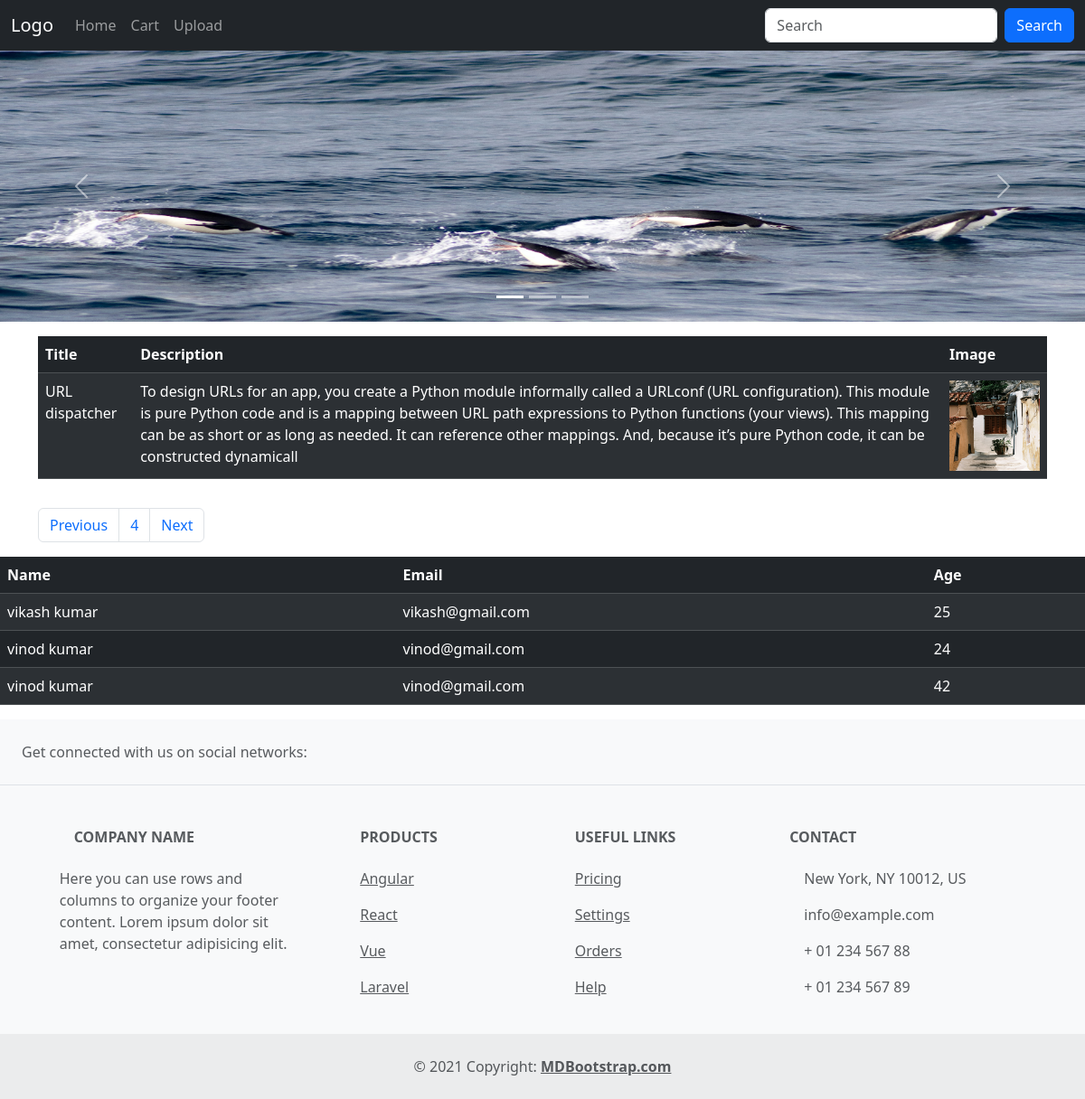
/?id=3, run on the app's committed database.
### shop/models.py (models this page shows)
class Article(models.Model):
    id = IntegerField(auto_created=True,unique=True,primary_key=True)
    title = CharField(max_length=255)
    description = TextField(null=False)
    picture = models.ImageField(upload_to= "pictures")

class Customers(models.Model):
    name = CharField(max_length=70)
    email = EmailField(max_length=255)
    age = IntegerField()

### shop/views.py (the view)
# urls.py: path('', views.shop_home, name='index'),
def shop_home(request):
    id = request.GET.get("id",1)
    art_id = int(id)
    try:
        articles = Article.objects.all()[art_id:art_id+1]
        customers = Customers.objects.all()[:3]
    except:
        return render(request,'404.html')
    return render(request, 'index.html',{"customers":customers,"articles":articles})

### shop/templates/index.html
{% extends 'components/base.html' %}
{% load  static %}
{% block content %}
<div class="container pt-3 pb-3">
{% if articles %}
<table class="table table-dark table-striped">
  <thead>
    <tr>
      <th>Title</th>
      <th>Description</th>
      <th>Image</th>
    </tr>
  </thead>
  <tbody>
  {% for article in articles %}
    <tr>
      <td>{{ article.title }}</td>
      <td>{{ article.description }}</td>
      <td> <img src="media/{{article.picture}}" width="100" height="100" class="img"></td>
    </tr>
  {% endfor %}
  </tbody>
</table>
</div>
<div class="container">
<nav aria-label="Page navigation example">
  <ul class="pagination">
    {% for article in articles %}
    <li class="page-item"><a class="page-link" href="/?id={{ article.id | add:1}}">Previous</a></li>
    <li class="page-item"><a class="page-link" href="/?id={{article.id}}">{{ article.id }}</a></li>
    <li class="page-item"><a class="page-link" href="/?id={{ article.id }}">Next</a></li>
    {% endfor %}
  </ul>
</nav>
</div>
{% else %}
<p> No Data Found </p>
{% endif %}
<table class="table table-dark table-striped">
    <thead>
      <tr>
        <th>Name</th>
        <th>Email</th>
        <th>Age</th>
      </tr>
    </thead>
    <tbody>
    {% for customer in customers %}
      <tr>
        <td>{{ customer.name }}</td>
        <td>{{ customer.email }}</td>
        <td>{{ customer.age }}</td>
      </tr>
    {% endfor %}
    </tbody>
  </table>
{% endblock content %}

### data on the page
Article: title "URL dispatcher", description "To design URLs for an app, you create a Python module informally called a URLconf (URL configuration). This module is pure Python code and is a mapping between URL path expressions to Python functions (your views). This mapping can be as short or as long as needed. It can reference other mappings. And, because it’s pure Python code, it can be constructed dynamicall", picture (picture), id "4"
Customers: name "vikash kumar", email "vikash@gmail.com", age "25"
Customers: name "vinod kumar", email "vinod@gmail.com", age "24"
Customers: name "vinod kumar", email "vinod@gmail.com", age "42"
